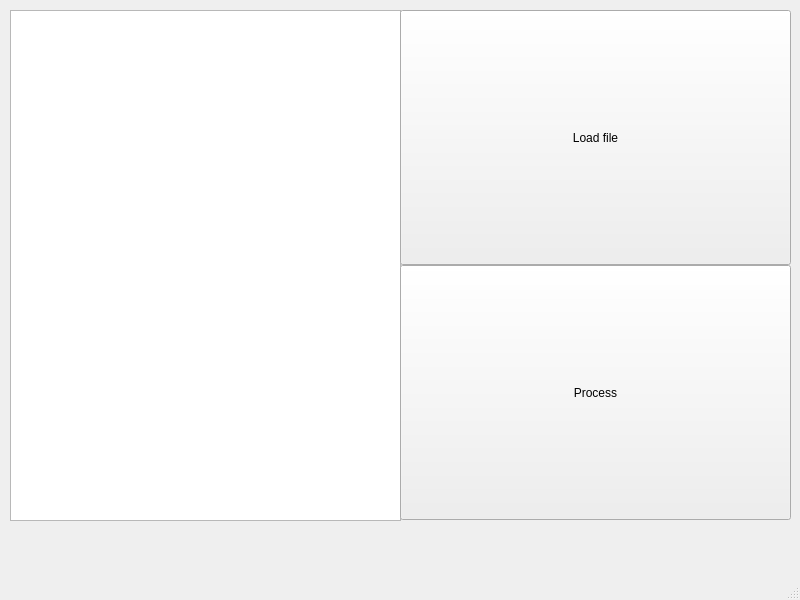
<?xml version="1.0" encoding="UTF-8"?>
<ui version="4.0">
 <class>MainWindow</class>
 <widget class="QMainWindow" name="MainWindow">
  <property name="geometry">
   <rect>
    <x>0</x>
    <y>0</y>
    <width>800</width>
    <height>600</height>
   </rect>
  </property>
  <property name="windowTitle">
   <string>MainWindow</string>
  </property>
  <widget class="QWidget" name="centralwidget">
   <widget class="QTextEdit" name="textEdit">
    <property name="geometry">
     <rect>
      <x>10</x>
      <y>10</y>
      <width>391</width>
      <height>511</height>
     </rect>
    </property>
   </widget>
   <widget class="QPushButton" name="openFileButton">
    <property name="geometry">
     <rect>
      <x>400</x>
      <y>10</y>
      <width>391</width>
      <height>255</height>
     </rect>
    </property>
    <property name="text">
     <string>Load file</string>
    </property>
   </widget>
   <widget class="QPushButton" name="processButton">
    <property name="geometry">
     <rect>
      <x>400</x>
      <y>265</y>
      <width>391</width>
      <height>255</height>
     </rect>
    </property>
    <property name="text">
     <string>Process</string>
    </property>
   </widget>
  </widget>
  <widget class="QMenuBar" name="menubar">
   <property name="geometry">
    <rect>
     <x>0</x>
     <y>0</y>
     <width>800</width>
     <height>25</height>
    </rect>
   </property>
  </widget>
  <widget class="QStatusBar" name="statusbar"/>
 </widget>
 <resources/>
 <connections/>
</ui>
